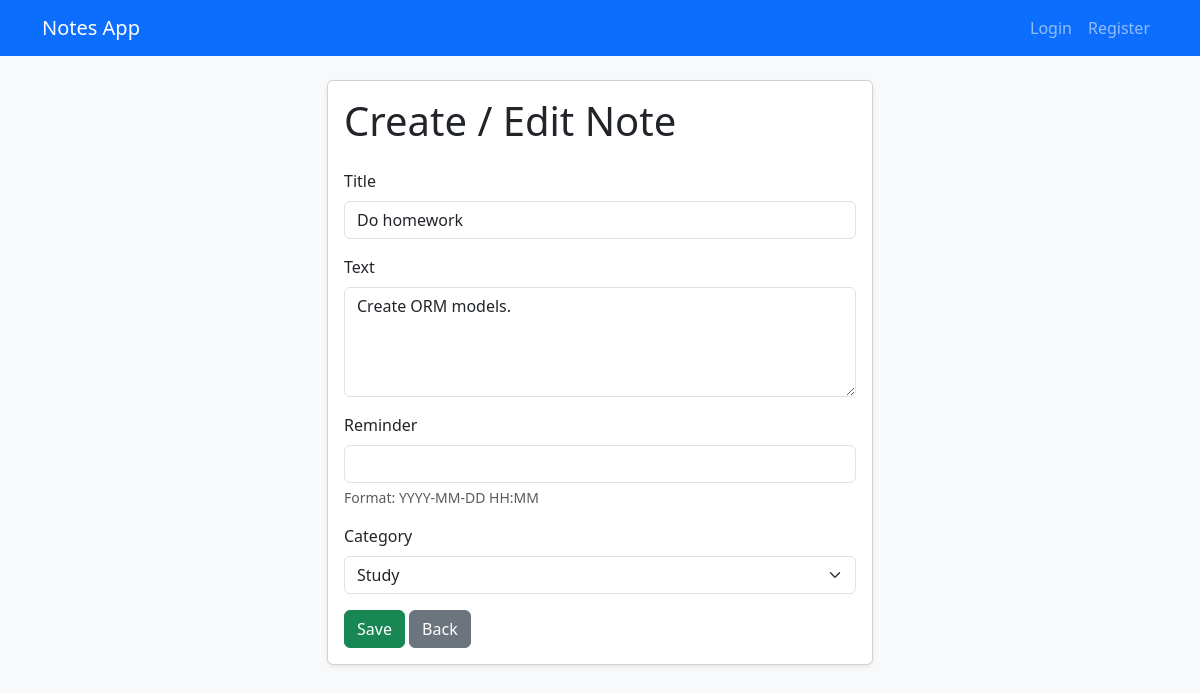
Page /1/edit/ on the committed database.
### notes/models.py (models this page shows, shortened)
class Note(models.Model):
    title = models.CharField(max_length=200)
    text = models.TextField()
    reminder = models.DateTimeField(null=True, blank=True)
    category = models.ForeignKey(Category, on_delete=models.CASCADE)
    user = models.ForeignKey(User, on_delete=models.CASCADE, null=True, blank=True)

### notes/views.py (the view)
# urls.py: path('<int:pk>/edit/', NoteUpdateView.as_view(), name='note_edit'),
class NoteUpdateView(UpdateView):
    model = Note
    template_name = 'note_form.html'
    form_class = NoteForm
    success_url = reverse_lazy('notes_list')

### notes/forms.py
class NoteForm(forms.ModelForm):
    class Meta:
        model = Note
        fields = ['title', 'text', 'reminder', 'category']
        widgets = {
            'title': forms.TextInput(attrs={'class': 'form-control'}),
            'text': forms.Textarea(attrs={'class': 'form-control', 'rows': 4}),
            'reminder': forms.DateTimeInput(attrs={'class': 'form-control'}),
            'category': forms.Select(attrs={'class': 'form-select'}),
        }

### notes/models.py (called while the page is built)
    def __str__(self):
        return self.title

### notes/templates/note_form.html (shortened to what this page needs)
{% extends 'base.html' %}
{% block content %}
<div class="row justify-content-center">
    <div class="col-md-8 col-lg-6">
        <div class="card shadow-sm">
            <div class="card-body">
                <h1 class="card-title mb-4">Create / Edit Note</h1>
                <form method="post">
                    <div class="mb-3">
                        <label class="form-label">{{ form.title.label }}</label>
                        {{ form.title }}
                    </div>
                    <div class="mb-3">
                        <label class="form-label">{{ form.text.label }}</label>
                        {{ form.text }}
                    </div>
                    <div class="mb-3">
                        <label class="form-label">{{ form.reminder.label }}</label>
                        {{ form.reminder }}
                        <div class="form-text">
                            Format: YYYY-MM-DD HH:MM
                        </div>
                    </div>
                    <div class="mb-3">
                        <label class="form-label">{{ form.category.label }}</label>
                        {{ form.category }}
                    </div>
                    <button type="submit" class="btn btn-success">Save</button>
                    <a href="{% url 'notes_list' %}" class="btn btn-secondary">Back</a>
                </form>
            </div>
        </div>
    </div>
</div>
{% endblock %}

### rows in the picture
Note: title "Do homework", text "Create ORM models.", category "Study"
